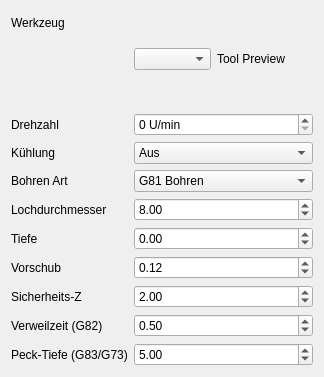
<?xml version='1.0' encoding='UTF-8'?>
<ui version="4.0">
 <class>tabDrill</class>
 <widget class="QWidget" name="tabDrill">
  <attribute name="title">
   <string>Bohren</string>
  </attribute>
  <layout class="QFormLayout" name="formLayoutDrill">
   <item row="1" column="0">
    <widget class="QLabel" name="label_drill_tool">
     <property name="text">
      <string>Werkzeug</string>
     </property>
    </widget>
   </item>
   <item row="1" column="1">
    <layout class="QHBoxLayout" name="layout_drill_tool_row">
     <item>
      <widget class="QComboBox" name="drill_tool">
                   </widget>
     </item>
     <item>
      <widget class="QLabel" name="drill_tool_img">
       <property name="minimumSize">
        <size>
         <width>96</width>
         <height>96</height>
        </size>
       </property>
       <property name="text">
        <string>Tool Preview</string>
       </property>
      </widget>
     </item>
    </layout>
   </item>
   <item row="2" column="0">
    <widget class="QLabel" name="label_drill_spindle">
     <property name="text">
      <string>Drehzahl</string>
     </property>
    </widget>
   </item>
   <item row="2" column="1">
    <widget class="QSpinBox" name="drill_spindle">
     <property name="suffix">
      <string> U/min</string>
     </property>
     <property name="maximum">
      <number>20000</number>
     </property>
     <property name="value">
      <number>0</number>
     </property>
    </widget>
   </item>
   <item row="3" column="0">
    <widget class="QLabel" name="label_drill_coolant">
     <property name="text">
      <string>Kühlung</string>
     </property>
    </widget>
   </item>
   <item row="3" column="1">
    <widget class="QComboBox" name="drill_coolant">
     <item>
      <property name="text">
       <string>Aus</string>
      </property>
     </item>
     <item>
      <property name="text">
       <string>Ein</string>
      </property>
     </item>
    </widget>
   </item>
   <item row="4" column="0">
    <widget class="QLabel" name="label_drill_mode">
     <property name="text">
      <string>Bohren Art</string>
     </property>
    </widget>
   </item>
   <item row="4" column="1">
    <widget class="QComboBox" name="drill_mode">
     <item>
      <property name="text">
       <string>G81 Bohren</string>
      </property>
     </item>
     <item>
      <property name="text">
       <string>G82 Bohren mit Verweilzeit</string>
      </property>
     </item>
     <item>
      <property name="text">
       <string>G83 Peck drilling</string>
      </property>
     </item>
     <item>
      <property name="text">
       <string>G73 Chip breaking drilling</string>
      </property>
     </item>
     <item>
      <property name="text">
       <string>G84 Gewindebohren</string>
      </property>
     </item>
    </widget>
   </item>
   <item row="5" column="0">
    <widget class="QLabel" name="label_26">
     <property name="text">
      <string>Lochdurchmesser</string>
     </property>
    </widget>
   </item>
   <item row="5" column="1">
    <widget class="QDoubleSpinBox" name="drill_diameter">
     <property name="maximum">
      <double>1000.000000000000000</double>
     </property>
     <property name="value">
      <double>8.000000000000000</double>
     </property>
    </widget>
   </item>
   <item row="6" column="0">
    <widget class="QLabel" name="label_27">
     <property name="text">
      <string>Tiefe</string>
     </property>
    </widget>
   </item>
   <item row="6" column="1">
    <widget class="QDoubleSpinBox" name="drill_depth">
     <property name="minimum">
      <double>-1000.000000000000000</double>
     </property>
     <property name="maximum">
      <double>1000.000000000000000</double>
     </property>
     <property name="value">
      <double>0.000000000000000</double>
     </property>
    </widget>
   </item>
   <item row="7" column="0">
    <widget class="QLabel" name="label_28">
     <property name="text">
      <string>Vorschub</string>
     </property>
    </widget>
   </item>
   <item row="7" column="1">
    <widget class="QDoubleSpinBox" name="drill_feed">
     <property name="maximum">
      <double>1000.000000000000000</double>
     </property>
     <property name="value">
      <double>0.120000000000000</double>
     </property>
    </widget>
   </item>
   <item row="8" column="0">
    <widget class="QLabel" name="label_29">
     <property name="text">
      <string>Sicherheits-Z</string>
     </property>
    </widget>
   </item>
   <item row="8" column="1">
    <widget class="QDoubleSpinBox" name="drill_safe_z">
     <property name="minimum">
      <double>-1000.000000000000000</double>
     </property>
     <property name="maximum">
      <double>1000.000000000000000</double>
     </property>
     <property name="value">
      <double>2.000000000000000</double>
     </property>
    </widget>
   </item>
   <item row="9" column="0">
    <widget class="QLabel" name="label_drill_dwell">
     <property name="text">
      <string>Verweilzeit (G82)</string>
     </property>
    </widget>
   </item>
   <item row="9" column="1">
    <widget class="QDoubleSpinBox" name="drill_dwell">
     <property name="maximum">
      <double>1000.000000000000000</double>
     </property>
     <property name="value">
      <double>0.500000000000000</double>
     </property>
    </widget>
   </item>
   <item row="10" column="0">
    <widget class="QLabel" name="label_drill_peck_depth">
     <property name="text">
      <string>Peck-Tiefe (G83/G73)</string>
     </property>
    </widget>
   </item>
   <item row="10" column="1">
    <widget class="QDoubleSpinBox" name="drill_peck_depth">
     <property name="maximum">
      <double>1000.000000000000000</double>
     </property>
     <property name="value">
      <double>5.000000000000000</double>
     </property>
    </widget>
   </item>
  </layout>
 </widget>
 <customwidgets>
  <customwidget>
   <class>LathePreviewWidget</class>
   <extends>QWidget</extends>
   <header>lathe_easystep_handler</header>
  </customwidget>
 </customwidgets>
 <resources />
 <connections />
</ui>
